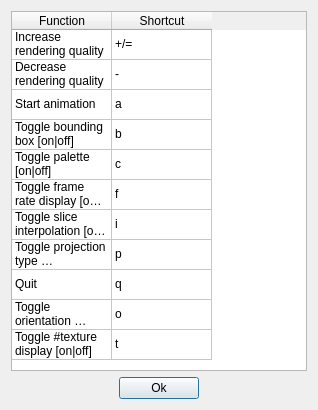
<?xml version="1.0" encoding="UTF-8"?>
<ui version="4.0">
 <class>ShortcutDialog</class>
 <widget class="QDialog" name="ShortcutDialog">
  <property name="geometry">
   <rect>
    <x>0</x>
    <y>0</y>
    <width>318</width>
    <height>410</height>
   </rect>
  </property>
  <property name="windowTitle">
   <string>DeskVOX Keyboard Commands</string>
  </property>
  <layout class="QVBoxLayout" name="verticalLayout">
   <item>
    <widget class="QTableWidget" name="tableWidget">
     <property name="rowCount">
      <number>11</number>
     </property>
     <property name="columnCount">
      <number>2</number>
     </property>
     <attribute name="horizontalHeaderVisible">
      <bool>true</bool>
     </attribute>
     <attribute name="verticalHeaderVisible">
      <bool>false</bool>
     </attribute>
     <row>
      <property name="text">
       <string>incQuality</string>
      </property>
     </row>
     <row>
      <property name="text">
       <string>decQuality</string>
      </property>
     </row>
     <row>
      <property name="text">
       <string>startAnimation</string>
      </property>
     </row>
     <row>
      <property name="text">
       <string>boundingBox</string>
      </property>
     </row>
     <row>
      <property name="text">
       <string>palette</string>
      </property>
     </row>
     <row>
      <property name="text">
       <string>fpsDisplay</string>
      </property>
     </row>
     <row>
      <property name="text">
       <string>interpolation</string>
      </property>
     </row>
     <row>
      <property name="text">
       <string>projectionType</string>
      </property>
     </row>
     <row>
      <property name="text">
       <string>quit</string>
      </property>
     </row>
     <row>
      <property name="text">
       <string>orientation</string>
      </property>
     </row>
     <row>
      <property name="text">
       <string>textures</string>
      </property>
     </row>
     <column>
      <property name="text">
       <string>Function</string>
      </property>
     </column>
     <column>
      <property name="text">
       <string>Shortcut</string>
      </property>
     </column>
     <item row="0" column="0">
      <property name="text">
       <string>Increase rendering quality</string>
      </property>
     </item>
     <item row="0" column="1">
      <property name="text">
       <string>+/=</string>
      </property>
     </item>
     <item row="1" column="0">
      <property name="text">
       <string>Decrease rendering quality</string>
      </property>
     </item>
     <item row="1" column="1">
      <property name="text">
       <string>-</string>
      </property>
     </item>
     <item row="2" column="0">
      <property name="text">
       <string>Start animation</string>
      </property>
     </item>
     <item row="2" column="1">
      <property name="text">
       <string>a</string>
      </property>
     </item>
     <item row="3" column="0">
      <property name="text">
       <string>Toggle bounding box [on|off]</string>
      </property>
     </item>
     <item row="3" column="1">
      <property name="text">
       <string>b</string>
      </property>
     </item>
     <item row="4" column="0">
      <property name="text">
       <string>Toggle palette [on|off]</string>
      </property>
     </item>
     <item row="4" column="1">
      <property name="text">
       <string>c</string>
      </property>
     </item>
     <item row="5" column="0">
      <property name="text">
       <string>Toggle frame rate display [on|off]</string>
      </property>
     </item>
     <item row="5" column="1">
      <property name="text">
       <string>f</string>
      </property>
     </item>
     <item row="6" column="0">
      <property name="text">
       <string>Toggle slice interpolation [on|off]</string>
      </property>
     </item>
     <item row="6" column="1">
      <property name="text">
       <string>i</string>
      </property>
     </item>
     <item row="7" column="0">
      <property name="text">
       <string>Toggle projection type [perspective|orthographic]</string>
      </property>
     </item>
     <item row="7" column="1">
      <property name="text">
       <string>p</string>
      </property>
     </item>
     <item row="8" column="0">
      <property name="text">
       <string>Quit</string>
      </property>
     </item>
     <item row="8" column="1">
      <property name="text">
       <string>q</string>
      </property>
     </item>
     <item row="9" column="0">
      <property name="text">
       <string>Toggle orientation display [on|off]</string>
      </property>
     </item>
     <item row="9" column="1">
      <property name="text">
       <string>o</string>
      </property>
     </item>
     <item row="10" column="0">
      <property name="text">
       <string>Toggle #texture display [on|off]</string>
      </property>
     </item>
     <item row="10" column="1">
      <property name="text">
       <string>t</string>
      </property>
     </item>
    </widget>
   </item>
   <item>
    <layout class="QHBoxLayout" name="buttonLayout">
     <item>
      <spacer name="leftSpacer">
       <property name="orientation">
        <enum>Qt::Horizontal</enum>
       </property>
       <property name="sizeHint" stdset="0">
        <size>
         <width>40</width>
         <height>20</height>
        </size>
       </property>
      </spacer>
     </item>
     <item>
      <widget class="QPushButton" name="okButton">
       <property name="text">
        <string>Ok</string>
       </property>
      </widget>
     </item>
     <item>
      <spacer name="rightSpacer">
       <property name="orientation">
        <enum>Qt::Horizontal</enum>
       </property>
       <property name="sizeHint" stdset="0">
        <size>
         <width>40</width>
         <height>20</height>
        </size>
       </property>
      </spacer>
     </item>
    </layout>
   </item>
  </layout>
 </widget>
 <resources/>
 <connections>
  <connection>
   <sender>okButton</sender>
   <signal>clicked()</signal>
   <receiver>ShortcutDialog</receiver>
   <slot>hide()</slot>
   <hints>
    <hint type="sourcelabel">
     <x>159</x>
     <y>329</y>
    </hint>
    <hint type="destinationlabel">
     <x>158</x>
     <y>173</y>
    </hint>
   </hints>
  </connection>
 </connections>
</ui>
